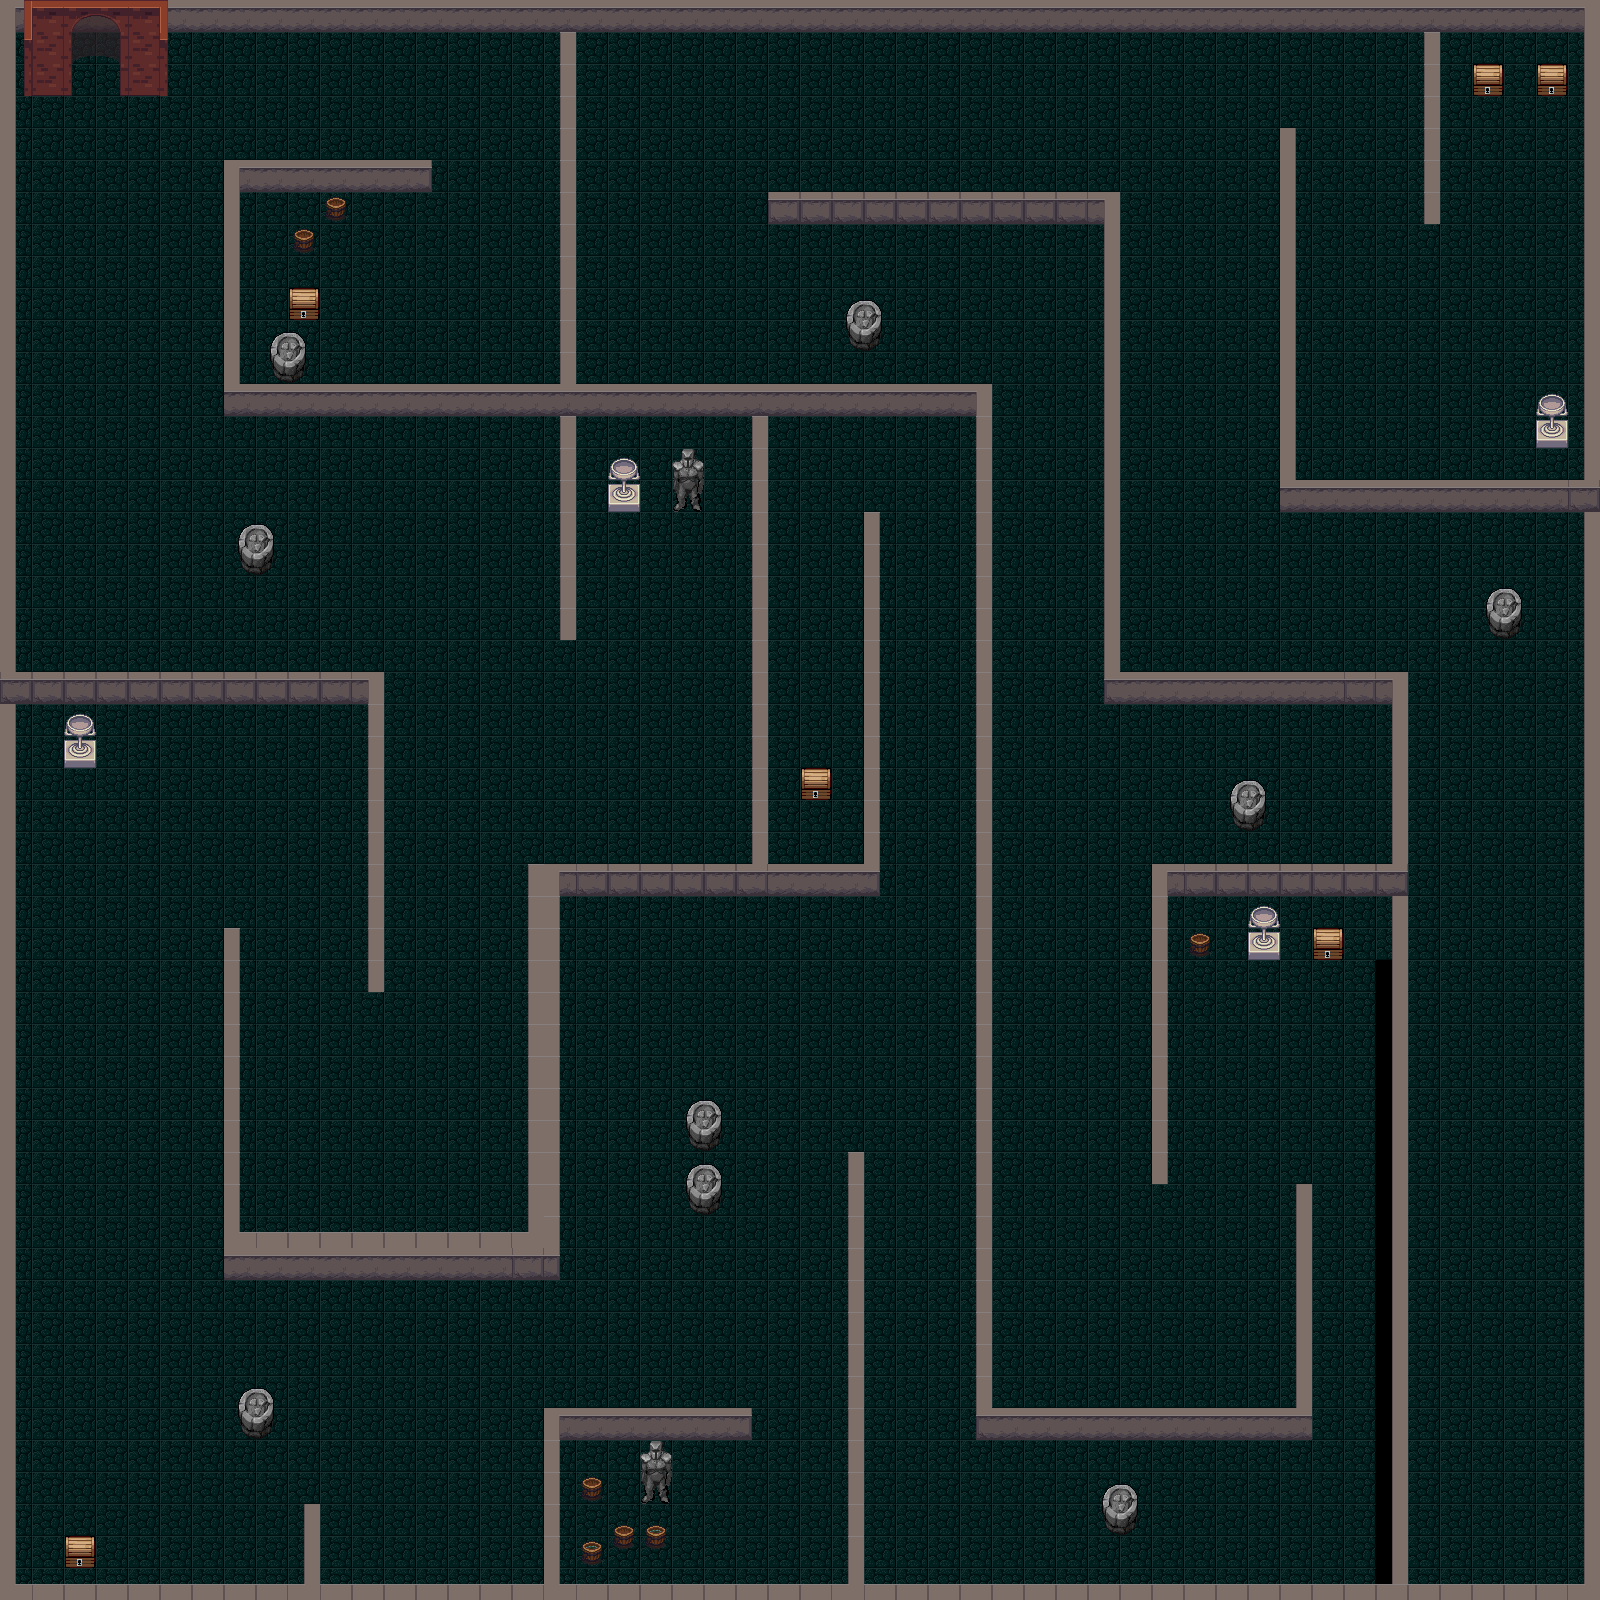

Tiled map render using the project's own tile images. Description and the map definition, with tile-layer contents summarised, below:
An orthogonal 50x50 tile map with 32x32 px tiles, 5 tile layers (background, walls, adornment, chests, ...), 4 tilesets and 77 objects.

<map version="1.0" tiledversion="1.1.3" orientation="orthogonal" renderorder="right-down" width="50" height="50" tilewidth="32" tileheight="32" infinite="0" nextobjectid="87">
 <properties>
  <property name="name" value="dungeon_1" />
 </properties>
 <tileset firstgid="1" name="dungeon_3" tilewidth="32" tileheight="32" tilecount="18" columns="3">
  <image source="dungeon_3.png" width="96" height="192" />
 </tileset>
 <tileset firstgid="19" name="nh32" tilewidth="32" tileheight="32" tilecount="1080" columns="30">
  <image source="nh32.bmp" width="960" height="1152" />
 </tileset>
 <tileset firstgid="1099" name="dungeon_pack" tilewidth="32" tileheight="32" tilecount="512" columns="32">
  <image source="dungeon_pack.png" width="1024" height="512" />
 </tileset>
 <tileset firstgid="1611" name="mountains_tileset" tilewidth="32" tileheight="32" tilecount="256" columns="16">
  <image source="mountains_tileset.png" width="512" height="512" />
 </tileset>
 <layer name="background" width="50" height="50">
  <data>[2500 cells, 2500 non-empty, 2 distinct tile ids]</data>
 </layer>
 <layer name="walls" width="50" height="50">
  <data>[2500 cells, 520 non-empty, 13 distinct tile ids]</data>
 </layer>
 <layer name="adornment" width="50" height="50">
  <data>[2500 cells, 75 non-empty, 29 distinct tile ids]</data>
 </layer>
 <layer name="chests" width="50" height="50">
  <data>[2500 cells, 6 non-empty, 1 distinct tile ids]</data>
 </layer>
 <layer name="entrances" width="50" height="50">
  <data>[2500 cells, 0 non-empty, 0 distinct tile ids]</data>
 </layer>
 <objectgroup name="collision">
  <properties>
   <property name="cave_1" value="cave_1" />
  </properties>
  <object id="1" x="1584.67" y="0.666667" width="14.6667" height="1598.67" />
  <object id="2" x="1392" y="672.667" width="14.6667" height="912" />
  <object id="3" x="1105.33" y="672.667" width="287.333" height="30" />
  <object id="4" x="1104.67" y="192" width="16" height="479.333" />
  <object id="5" x="768.667" y="191.333" width="334.667" height="32.6667" />
  <object id="7" x="1152" y="864.667" width="16" height="319.333" />
  <object id="8" x="1170" y="864.667" width="222" height="31.3333" />
  <object id="9" x="976.667" y="1408" width="334" height="31.3333" />
  <object id="10" x="1295.33" y="1183.33" width="16.6667" height="224" />
  <object id="11" x="1280.67" y="480" width="302" height="32.6667" />
  <object id="12" x="1280.67" y="128.667" width="16" height="350" />
  <object id="13" x="1424" y="32" width="15.3333" height="192" />
  <object id="14" x="560" y="0.666667" width="1022.67" height="31.3333" />
  <object id="15" x="560" y="33.3333" width="16" height="350" />
  <object id="16" x="-0.666667" y="0.666667" width="559.333" height="30.6667" />
  <object id="17" x="224.667" y="384.667" width="766" height="32" />
  <object id="18" x="224" y="160.667" width="14" height="223.333" />
  <object id="19" x="240" y="160.667" width="190" height="30.6667" />
  <object id="20" x="560.667" y="417.333" width="14" height="221.333" />
  <object id="21" x="0" y="672" width="383.333" height="31.3333" />
  <object id="22" x="368" y="703.333" width="15.3333" height="288.667" />
  <object id="23" x="224" y="1232.67" width="334.667" height="46.6667" />
  <object id="24" x="528" y="864" width="30.6667" height="367.333" />
  <object id="25" x="559.333" y="865.333" width="320.667" height="30" />
  <object id="26" x="752.667" y="418" width="16.6667" height="446" />
  <object id="27" x="864" y="514" width="16" height="348" />
  <object id="28" x="224.667" y="928.667" width="14" height="303.333" />
  <object id="29" x="544" y="1408.67" width="208.667" height="31.3333" />
  <object id="30" x="544" y="1441.33" width="14.6667" height="142" />
  <object id="31" x="848" y="1152.67" width="16" height="431.333" />
  <object id="32" x="304" y="1504.67" width="15.3333" height="80" />
  <object id="33" x="976" y="417.333" width="16" height="990.667" />
  <object id="34" x="543.333" y="1585.33" width="1040.67" height="14" />
  <object id="35" x="0" y="1584" width="542" height="16.6667" />
  <object id="36" x="0" y="704" width="14.6667" height="879.333" />
  <object id="37" x="-0.666667" y="32" width="17.3333" height="638" />
  <object id="38" x="239.167" y="1387.5" width="34.1667" height="50.8333" />
  <object id="39" x="685.833" y="1099.17" width="39.1667" height="46.6667" />
  <object id="40" x="688.333" y="1153.33" width="33.3333" height="58.3333" />
  <object id="41" x="640" y="1441.67" width="30.8333" height="61.6667" />
  <object id="42" x="1100" y="1482.5" width="40.8333" height="50.8333" />
  <object id="43" x="1248.33" y="904.167" width="30.8333" height="54.1667" />
  <object id="44" x="1230" y="779.167" width="35.8333" height="50" />
  <object id="45" x="1485" y="589.167" width="38.3333" height="48.3333" />
  <object id="46" x="1537.5" y="394.167" width="29.1667" height="54.1667" />
  <object id="47" x="847.5" y="300.833" width="33.3333" height="48.3333" />
  <object id="48" x="610" y="455" width="30" height="54.1667" />
  <object id="49" x="672.5" y="446.667" width="30" height="63.3333" />
  <object id="50" x="238.333" y="523.333" width="37.5" height="50.8333" />
  <object id="51" x="271.667" y="331.667" width="32.5" height="50" />
  <object id="52" x="65" y="713.333" width="31.6667" height="53.3333" />
  <object id="64" x="73" y="69" width="46" height="24">
   <properties>
    <property name="destination" value="city_1" />
   </properties>
  </object>
  <object id="65" x="1461" y="1553" width="68" height="30">
   <properties>
    <property name="destination" value="map_1" />
   </properties>
  </object>
 </objectgroup>
 <objectgroup name="chests">
  <object id="53" x="1472.5" y="65" width="29.1667" height="17.5">
   <properties>
    <property name="item" value="hpPotion" />
   </properties>
  </object>
  <object id="54" x="1535.83" y="62.5" width="30.8333" height="19.1667">
   <properties>
    <property name="item" value="mpPotion" />
   </properties>
  </object>
  <object id="55" x="290" y="286.667" width="30" height="20" />
  <object id="56" x="65.8333" y="1536.67" width="29.1667" height="27.5" />
  <object id="57" x="802.5" y="770.833" width="26.6667" height="18.3333" />
  <object id="58" x="1313.33" y="927.5" width="27.5" height="20" />
 </objectgroup>
 <objectgroup name="bats">
  <object id="69" x="1474" y="994" width="28" height="26">
   <properties>
    <property name="direction" value="horizontal" />
   </properties>
  </object>
  <object id="71" x="1123" y="1218" width="28" height="26">
   <properties>
    <property name="direction" value="horizontal" />
   </properties>
  </object>
  <object id="72" x="1423" y="252" width="28" height="26">
   <properties>
    <property name="direction" value="horizontal" />
   </properties>
  </object>
  <object id="73" x="674" y="257" width="28" height="26">
   <properties>
    <property name="direction" value="horizontal" />
   </properties>
  </object>
  <object id="74" x="746" y="999" width="28" height="26">
   <properties>
    <property name="direction" value="horizontal" />
   </properties>
  </object>
  <object id="75" x="96" y="1030" width="28" height="26">
   <properties>
    <property name="direction" value="horizontal" />
   </properties>
  </object>
  <object id="76" x="65" y="820" width="28" height="26">
   <properties>
    <property name="direction" value="vertical" />
   </properties>
  </object>
  <object id="77" x="355" y="265" width="28" height="26">
   <properties>
    <property name="direction" value="vertical" />
   </properties>
  </object>
  <object id="78" x="1349" y="206" width="28" height="26">
   <properties>
    <property name="direction" value="vertical" />
   </properties>
  </object>
  </objectgroup>
 <objectgroup name="plants">
  <!-- 1 objects omitted --></objectgroup>
</map>
<!-- 9 of 77 objects omitted -->
